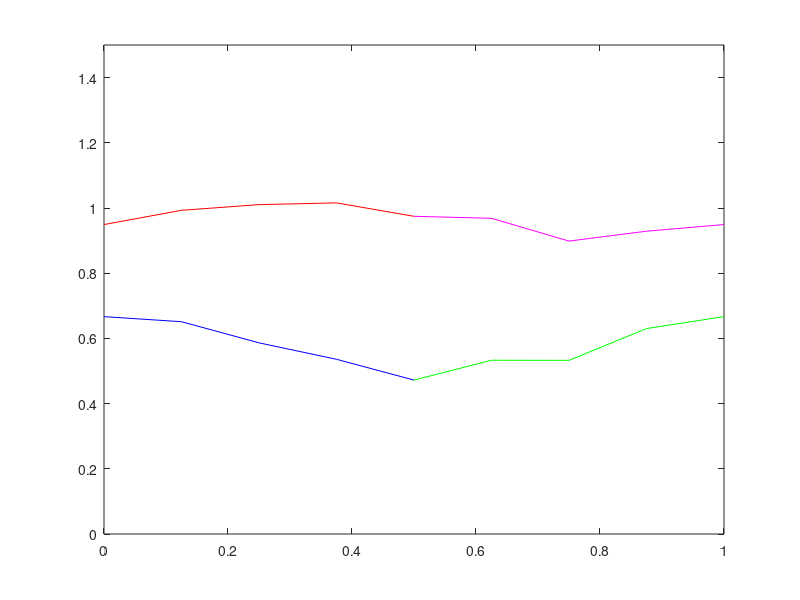

Write the MATLAB code that produced this figure. (Note: this script raises an error after producing the figure.)
a = 1;
b = 2;

%initialize parameters
t0 = 0;
tf = 1;
L = 4;
 

%define space mesh
h = 1 / L;
x = 0 : h / 2 : 1;
x = x';

%set inital funcitons  
InitialPressure = sin( pi * x );
InitialVelocity = ones( 1 , length( x ) );

% define time mesh
k = h / 2 ;
t = t0 : k : tf;
N = length( t ) - 1;

%wave speed details
rho1 = 1;                 %density
K1 = 1;                   %bulk modulus
rho2 = 1;
K2 = 1;
%impedence
Z1 = rho1 * K1;             
Z2 = rho2 * K2;

A = [ 0 K1 ; 1 / rho1 0 ];       %wave speed
R = [ -Z1 Z1 ; 1 1 ];
evaluesA = eig( A );
c0w = evaluesA( 1 );
c0z = evaluesA( 2 );

%CFL number
mu = A * k / h;

%preallocate u, set initial value using intital condition
U =struct('PressureEdge1',zeros( N + 1 , L + 1 ),...
          'VelocityEdge1',zeros( N + 1 , L + 1 ),...
          'PressureEdge2',zeros( N + 1 , L + 1 ),...
          'VelocityEdge2',zeros( N + 1 , L + 1 ));
U( : ).PressureEdge1( 1 , : ) = InitialPressure( 1 : L + 1 );
U( : ).VelocityEdge1( 1 , : ) = InitialVelocity( 1 : L + 1 );
U( : ).PressureEdge2( 1 , : ) = InitialPressure( L + 1 : end );
U( : ).VelocityEdge2( 1 , : ) = InitialVelocity( L + 1 : end );



%struct to store w,z at junctions, index gives egde, column 1 of struct is
%the char at the left endpoint 'a' and column 2 gives the char at the 
% right endpoint 'b'
%w left moving 
%z right moving
C=struct( 'w1',zeros( N + 1 , 2 ),...
          'z1',zeros( N + 1 , 2 ),...
          'w2',zeros( N + 1 , 2 ),...
          'z2',zeros( N + 1 , 2 ) );
      
%struct to hold the exaxt solution
E =struct('ExactPressureEdge1',zeros( N + 1 , L + 1 ),...
          'ExactVelocityEdge1',zeros( N + 1 , L + 1 ),...
          'ExactPressureEdge2',zeros( N + 1 , L + 1 ),...
          'ExactVelocityEdge2',zeros( N + 1 , L + 1 ));
%loop through time
for n=1:N
    %loop through space
    for j=2:L
%u(n + 1,j)= (u(n,j - 1) + u(n,j + 1))/2 -(mu/2)*(u(n,j + 1) - u(n,j - 1))
      
      %calculate interior nodes for edge 1
      prev = ( cell2mat( { U.PressureEdge1( n , j - 1 ),...
                           U.VelocityEdge1( n , j - 1 ) } ) )';
                  
      next = ( cell2mat( { U.PressureEdge1( n , j + 1 ),...
                           U.VelocityEdge1( n , j + 1 ) } ) )';
                  
      newU = ( prev + next ) / 2 - ( mu / 2 ) * ( next - prev );

      U.PressureEdge1( n + 1 , j ) = newU( 1 );
      U.VelocityEdge1( n + 1 , j ) = newU( 2 );
      
      %calculate interior nodes for edge 2
      prev = ( cell2mat( { U.PressureEdge2( n , j - 1),...
                           U.VelocityEdge2( n , j - 1 ) } ) )';
                    
      next = ( cell2mat( { U.PressureEdge2( n , j + 1 ),...
                           U.VelocityEdge2( n , j + 1 ) } ) )';
                    
      newU = ( prev + next ) / 2 - ( mu / 2 ) * ( next - prev );

      U.PressureEdge2( n + 1 , j ) = newU( 1 );
      U.VelocityEdge2( n + 1 , j ) = newU( 2 );
   
      %calculate exact solution using known solutions for w,z
      wX = x - c0w * t( n );
      zX = x - c0z * t( n );
      wexact = ( -sin( pi * wX) + 1 )';
      zexact = ( sin ( pi * zX ) + 1 )';
      uexact= R \ [ wexact ; zexact ];
      
      E.ExactPressureEdgel( n , : ) =  uexact( 1 , 1 : L + 1 );
      E.ExactVelocityEdge1( n , : ) =  uexact( 2 , 1 : L + 1 );
      E.ExactPressureEdge2( n , : ) =  uexact( 1 , L + 1 : end );
      E.ExactVelocityEdge2( n , : ) =  uexact( 2 , L + 1 : end );
     
    
    end

    %JUNCTIONS
    
    j = 1;

    %calc  w char using pres/vel for egde 1 at vertex a
    prev = R * ( cell2mat( { U.PressureEdge1( n , j ),...
                             U.VelocityEdge1( n , j ) } ) )';
    
    %check to ensure press/vel for w/z satisfy IC
    C.w1( 1 , a ) = prev( 1 );
    C.z1( 1 , a ) = prev( 2 );
    
    next = R *( cell2mat( { U.PressureEdge1( n , j + 1 ),...
                             U.VelocityEdge1( n , j + 1 ) } ) )';
   
    %w(x^n)=c0(dt/dx)*(w_(L)-w_(L-1))+w_L...linear interpolation for known char
    %where c0=-1, an eigen value of A and the slope of the characteristic
    curr = c0w * ( k / h ) * ( prev - next ) + prev;
    
    %set w char value at vertex  
    C.w1( n + 1 , a ) = curr( 1 );
        
    %calc w char using pres/vel for edge 2 at vertex b
    prev = R * ( cell2mat( { U.PressureEdge2( n , j ),...
                             U.VelocityEdge2( n , j ) } ) )';
      
    next = R * ( cell2mat( { U.PressureEdge2( n , j + 1 ),...
                             U.VelocityEdge2( n , j + 1 ) } ) )';
   
    %check to ensure press/vel for w/z satisfy IC
    C.w2( 1 , b ) = prev( 1 );
    C.z2( 1 , b ) = prev( 2 );
      
    %w(x^n)=c0(dt/dx)*(z_(L)-z_(L-1))+z_L...linear interpolation for known char
    %where c0=-1, an eigen value of A and the slope of the characteristic
    curr = c0w * ( k / h ) * ( prev - next ) + prev;
    
    %set w char value at vertex 
    C.w2( n + 1 , b ) = curr( 1 );
    
    
    %JUNCTIONS
    
    j = L + 1;
    
    %calc z char using pres/vel for edge 1 at vertex b 
    prev = R * ( cell2mat( { U.PressureEdge1( n , j - 1 ),...
                             U.VelocityEdge1( n , j - 1 ) } ) )';
   
    next = R * (cell2mat( { U.PressureEdge1( n , j ),...
                            U.VelocityEdge1( n , j ) } ) )';
                      
    %check to ensure press/vel for w/z satisfy IC
    C.w1( 1 , b ) = next( 1 );
    C.z1( 1 , b ) = next( 2 );
    
    %z(x^n)=mu*(z_(L)-z_(L-1))+z_L...linear interpolation for known char
    curr = c0z * ( k / h ) * ( prev - next ) + prev;
    
    %set w char value at vertex 
    C.z1( n + 1 , b ) = curr( 2 );
    
    %calc chars using pres/vel for edge 2 at vertex a
    prev = R * ( cell2mat( { U.PressureEdge2( n , j - 1 ),...
                             U.VelocityEdge2( n , j - 1 ) } ) )';
                         
    next = R * ( cell2mat( { U.PressureEdge2( n , j ),...
                             U.VelocityEdge2( n , j ) } ) )';
                         
    %check to ensure press/vel for w/z satisfy IC
    C.w2( 1 , a ) = next( 1 );
    C.z2( 1 , a ) = next( 2 );
   
    %z(x^n)=mu*(z_(L)-z_(L-1))+z_L...linear interpolation for known char
    curr = c0z * ( k / h ) * ( next - prev ) + prev;
    
    %set w char value at vertex 
    C.z2( n + 1 , a ) = curr( 2 );
    
    
    
    %Vertex a
    %calc unk chars at vertex using juction conditions. Solve system 
    %Ax=b using interpolated chars 
    knownchars = ( cell2mat( { C.w1( n + 1 , a ),...
                               C.z2( n + 1 , a ) } ) )';
    %multiply by coeff matrix                       
    knownchars = [ Z1  Z2 ; -1 1 ] * knownchars;
    %solve
    unkchars = [ Z2 Z1 ; -1 1 ] \ knownchars ;
    %set new chars at vertex a 
    C.w2( n + 1 , a ) = unkchars( 1 );
    C.z1( n + 1 , a ) = unkchars( 2 );
  
    %calc press/vel using chars on edge 1 at vertex a
    newC = ( cell2mat( { C.w1( n + 1 , a ),...
                         C.z1( n + 1 , a ) } ) )';
                     
    newU = R \ newC;
    U.PressureEdge1( n + 1 , 1 ) = newU( 1 );
    U.VelocityEdge1( n + 1 , 1 ) = newU( 2 );
    
    %calc press/vel using chars on edge 2 at vertex a
    newC = ( cell2mat( { C.w2( n + 1 , a ),...
                         C.z2( n + 1 , a ) } ) )';
                     
    newU = R \ newC;
    U.PressureEdge2( n + 1 , L + 1 ) = newU( 1 );
    U.VelocityEdge2( n + 1 , L + 1 ) = newU( 2 );
    
    
    %Vertex b
    %calc unk chars at vertex using juction conditions. Solve system 
    %Ax=b using interpolated chars 
    knownchars = ( cell2mat( { C.w2( n + 1 , b ),...
                               C.z1( n + 1 , b ) } ) )';
    
    %multiply by coefficient matrix
    knownchars = [ Z2 Z1 ; 1 -1 ] * knownchars;
    %solve
    unkchars = [ Z1 Z2 ; 1 -1 ] \ knownchars;
    C.w1( n + 1 , b ) = unkchars( 1 );
    C.z2( n + 1 , b ) = unkchars( 2 );
    
    
    %calc press/vel using chars on edge 1 at vertex b  
    newC = ( cell2mat( { C.w1( n + 1 , b ),...
                         C.z1( n + 1 , b ) } ) )';
                     
    newU = R \ newC;
    U.PressureEdge1( n + 1 , L + 1 ) = newU( 1 );
    U.VelocityEdge1( n + 1 , L + 1 ) = newU( 2 );
   
    %calc press/vel using chars on edge 2 at vertex b
    newC = ( cell2mat( { C.w2( n + 1 , b ),...
                         C.z2( n + 1 , b ) } ) )';
                     
    newU = R \ newC;
    U.PressureEdge2( n + 1 , 1 ) = newU( 1 );
    U.VelocityEdge2( n + 1 , 1 ) = newU( 2 );
    
    
    
    
    
    
    %calculate the max abs error
    abserrPE1 = max( abs( E.ExactPressureEdge1 - U.PressureEdge1 ) );
    abserrVE1 = max( abs( E.ExactVelocityEdge1 - U.VelocityEdge1 ) );
    abserrPE2 = max( abs( E.ExactPressureEdge2 - U.PressureEdge2 ) );
    abserrVE2 = max( abs( E.ExactVelocityEdge2 - U.VelocityEdge2 ) );

    row_errPE1 = h * trapz(abserrPE1,2);
    row_errVE1 = h * trapz(abserrVE1,2);
    row_errPE2 = h * trapz(abserrPE2,2);
    row_errVE2 = h * trapz(abserrVE2,2);

    col_errPE1 = h * trapz(row_errPE1)
    col_errVE1 = h * trapz(row_errVE1);
    col_errPE2 = h * trapz(row_errPE2);
    col_errVE2 = h * trapz(row_errVE2);

    ErrorPE1(n) = col_errPE1;
    ErrorVE1(n) = col_errVE1;
    ErrorPE2(n) = col_errPE2;
    ErrorVE2(n) = col_errVE2;

end



clf
for i=1:N+1
    
    plot( x ( 1 : L + 1 ) , U.PressureEdge1( i , : ) , 'b',...
          x ( L + 1 : end ) , U.PressureEdge2( i , : ) , 'g',...
          x ( 1 : L + 1 ) , U.VelocityEdge1( i , : ) , 'r',...
          x ( L + 1 : end ) , U.VelocityEdge2( i , : ) , 'm')
      
     
	axis( [ 0  1  0 1.5 ])
    pause( .05 )
    drawnow
    
    %plot( x ( 1 : L + 1 ) , ErrorPE1( i , : ) , 'b',...
    %      x ( L + 1 : end ) , ErrorVE1( i , : ) , 'g',...
    %      x ( 1 : L + 1 ) , ErrorPE2( i , : ) , 'r',...
    %      x ( L + 1 : end ), ErrorVE2( i , : ) , 'm' ) 

end
hold off

RiPE1 = zeros( N + 1 ,1 );
RiVE1 = zeros( N + 1 ,1 );
RiPE2 = zeros( N + 1 ,1 );
RiVE2 = zeros( N + 1 ,1 );

RiPE1( 1 ) = ErrorPE1( 1 );
RiVE1( 1 ) = ErrorVE1( 1 );
RiPE2( 1 ) = ErrorPE2( 1 );
RiVE2( 1 ) = ErrorVE2( 1 );

for k=2:N+1
    RiPE1(k) = (1/log(2))*(log(ErrorPE1(k - 1) / ErrorPE1(k)));
    RiVE1(k) = (1/log(2))*(log(ErrorPE1(k - 1) / ErrorPE1(k)));
    RiPE2(k) = (1/log(2))*(log(ErrorPE1(k - 1) / ErrorPE1(k)));
    RiVE2(k) = (1/log(2))*(log(ErrorPE1(k - 1) / ErrorPE1(k)));
end



